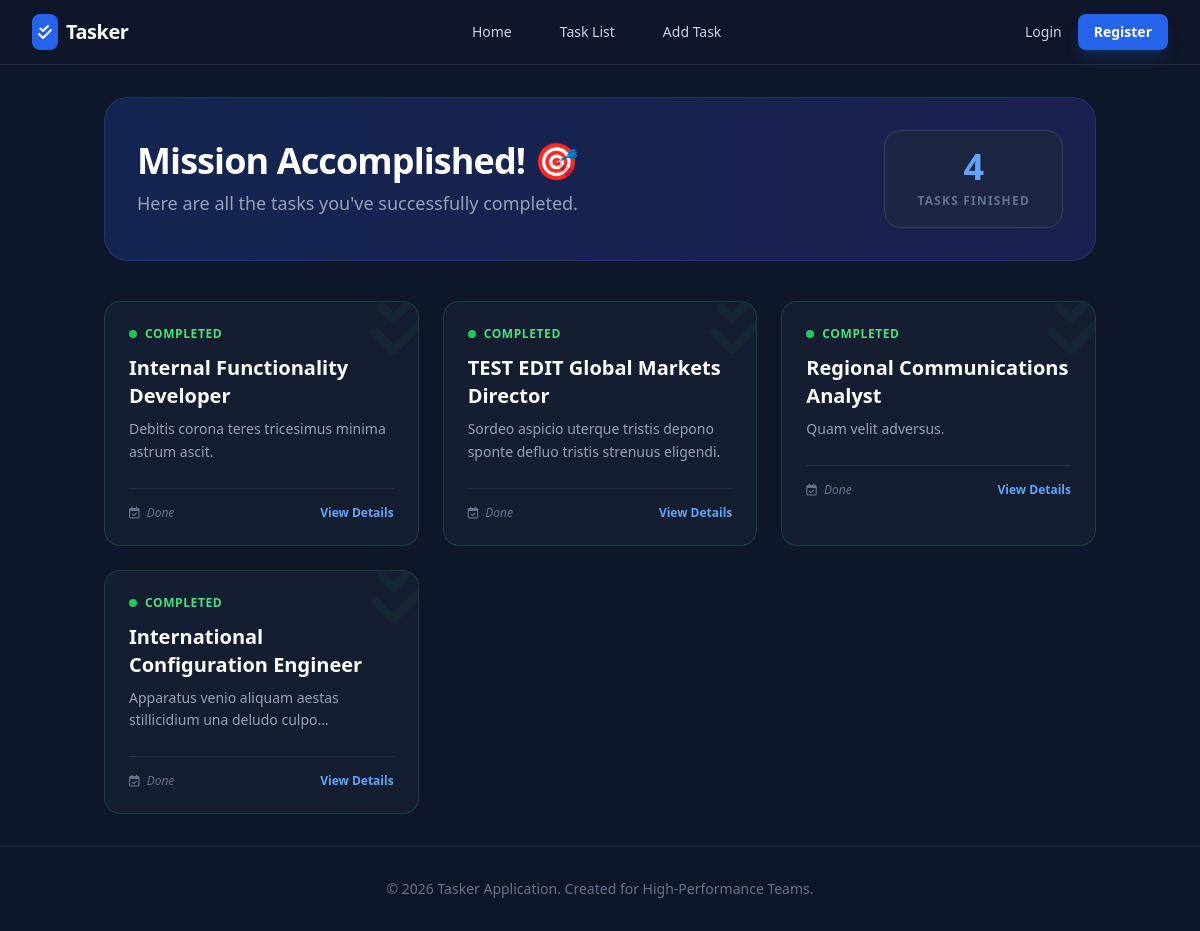
The page / on the database its author committed.
### tasks/models.py (models this page shows)
class ToDoModel(models.Model):
    title = models.CharField(max_length=120)
    description = models.CharField(max_length=120)
    status_type = [
        ("Pending", "Pending"),
        ("InProgress", "InProgress"),
        ("Completed", "Completed"),
    ]
    status = models.CharField(choices=status_type, max_length=20)
    deadline = models.DateField( null=True, blank=True)

### tasks/views.py (the view)
# urls.py: path("", home_page, name="home_page"),
def home_page(request):
    data = ToDoModel.objects.filter(status="Completed")
    data_pack = {"item": data}
    return render(request, "home.html", data_pack)

### tasks/templates/home.html (shortened to what this page needs)
{% extends 'master/base.html' %}
{% block content %}
<div class="max-w-6xl mx-auto">
    <div class="bg-gradient-to-r from-blue-600/20 to-indigo-600/20 rounded-3xl p-8 mb-10 border border-blue-500/20 backdrop-blur-sm">
        <div class="flex flex-col md:flex-row items-center justify-between gap-6">
            <div>
                <h1 class="text-4xl font-extrabold text-white tracking-tight">Mission Accomplished! 🎯</h1>
                <p class="text-slate-400 mt-2 text-lg">Here are all the tasks you've successfully completed.</p>
            </div>
            <div class="bg-slate-800/60 px-8 py-4 rounded-2xl border border-slate-700 text-center">
                <span class="block text-4xl font-black text-blue-400">{{ item|length }}</span>
                <span class="text-xs uppercase tracking-widest text-slate-500 font-bold">Tasks Finished</span>
            </div>
        </div>
    </div>
    <div class="grid grid-cols-1 md:grid-cols-2 lg:grid-cols-3 gap-6">
        {% for x in item %}
        <div class="bg-slate-800/40 border border-green-500/20 rounded-2xl p-6 hover:bg-slate-800/60 transition-all group relative overflow-hidden">
            <div class="absolute -right-4 -top-4 text-green-500/5 text-7xl group-hover:text-green-500/10 transition-colors">
                <i class="fas fa-check-double"></i>
            </div>
            <div class="relative z-10">
                <div class="flex items-center space-x-2 mb-3">
                    <span class="flex h-2 w-2 rounded-full bg-green-500"></span>
                    <span class="text-green-400 text-xs font-bold uppercase tracking-wider">Completed</span>
                </div>
                <h3 class="text-xl font-bold text-white mb-2 group-hover:text-blue-400 transition-colors">
                    {{ x.title }}
                </h3>
                <p class="text-slate-400 text-sm leading-relaxed mb-6 line-clamp-2">
                    {{ x.description }}
                </p>
                <div class="pt-4 border-t border-slate-700/50 flex justify-between items-center">
                    <span class="text-slate-500 text-xs italic">
                        <i class="far fa-calendar-check mr-1"></i> Done
                    </span>
                    <a href="{% url 'task_details_page'  x.id %}" class="text-blue-400 hover:text-white text-xs font-bold transition-colors">
                        View Details
                    </a>
                </div>
            </div>
        </div>
        {% endfor %}
    </div>
</div>
{% endblock content %}

### tasks/templates/master/base.html (style rules this page uses)
body { background: #0f172a; color: #f8fafc; }

### rows shown on the page
ToDoModel: title "Internal Functionality Developer", description "Debitis corona teres tricesimus minima astrum ascit."
ToDoModel: title "TEST EDIT Global Markets Director", description "Sordeo aspicio uterque tristis depono sponte defluo tristis strenuus eligendi."
ToDoModel: title "Regional Communications Analyst", description "Quam velit adversus."
ToDoModel: title "International Configuration Engineer", description "Apparatus venio aliquam aestas stillicidium una deludo…"

### other values the page prints
{{ item|length }} "4"
